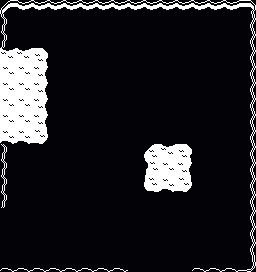

The image is a tile-based game level rendered from a .tmx file. Its description and complete source (layers, tilesets, objects, tile grids) follow:
An orthogonal 16x17 tile map with 16x16 px tiles, 1 tile layer (World) and 2 objects (player, stabber).

<map version="1.10" tiledversion="1.10.2" orientation="orthogonal" renderorder="right-down" width="16" height="17" tilewidth="16" tileheight="16" infinite="0" backgroundcolor="#030307" nextlayerid="4" nextobjectid="14">
 <tileset firstgid="1" source="world.tsx" />
 <layer id="1" name="World" width="16" height="17">
  <data encoding="csv">
145,146,146,146,146,146,146,146,146,146,146,146,146,146,146,147,
169,0,0,0,0,0,0,0,0,0,0,0,0,0,0,171,
169,0,0,0,0,0,0,0,0,0,0,0,0,0,0,171,
14,14,15,0,0,0,0,0,0,0,0,0,0,0,0,171,
38,38,39,0,0,0,0,0,0,0,0,0,0,0,0,171,
38,38,39,0,0,0,0,0,0,0,0,0,0,0,0,171,
38,38,39,0,0,0,0,0,0,0,0,0,0,0,0,171,
38,38,39,0,0,0,0,0,0,0,0,0,0,0,0,171,
62,62,63,0,0,0,0,0,0,0,0,0,0,0,0,171,
169,0,0,0,0,0,0,0,0,13,14,15,0,0,0,171,
169,0,0,0,0,0,0,0,0,37,38,39,0,0,0,171,
169,0,0,0,0,0,0,0,0,61,62,63,0,0,0,171,
169,0,0,0,0,0,0,0,0,0,0,0,0,0,0,171,
0,0,0,0,0,0,0,0,0,0,0,0,0,0,0,171,
0,0,0,0,0,0,0,0,0,0,0,0,0,0,0,171,
0,0,0,0,0,0,0,0,0,0,0,0,0,0,0,171,
194,194,194,194,194,194,194,194,0,0,0,0,194,194,194,195
</data>
 </layer>
 <objectgroup id="3" name="Characters">
  <object id="11" template="character.tx" name="Player" type="player" x="103.293" y="216.937" rotation="180" />
  <object id="13" template="character.tx" name="Welcome grunt" type="stabber" x="144.746" y="254.998">
   <properties>
    <property name="drop_key" type="int" value="1" />
   </properties>
  </object>
 </objectgroup>
</map>
